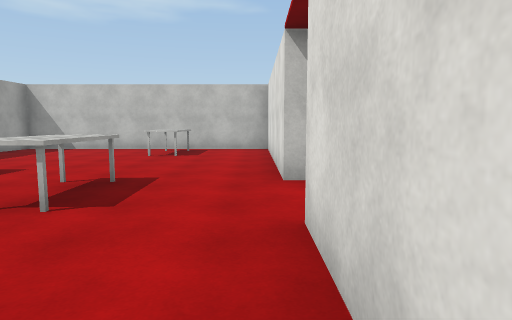
View 1 (above)

20 first-person views from a walk through a scene from a Unity 3-D project. The camera is 1.5 m above the floor, tilts 6° down and sees 75° across. The floor is counted in squares, 2 m on a side. Each view is taken from the middle of a square. On the plan, view 1 faces up. The plan holds only what a view shows up to about 11 squares ahead; the rest is blank. The place goes on beyond the plan. The player character is not drawn. Some animated figures are left out. Door leaves are left out, so doorways stand open. Surface patterns are stand-ins for the level's own textures.

View 2
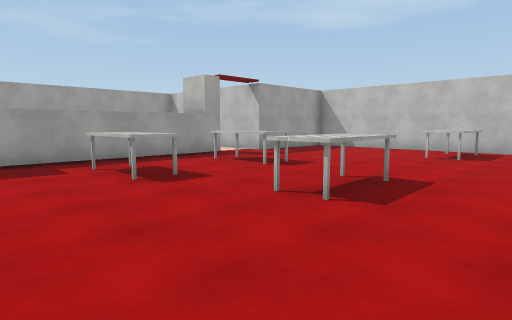

View 3
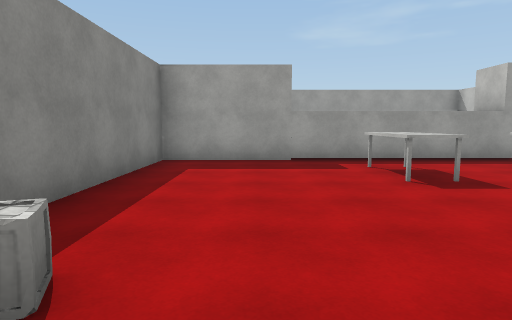

View 4
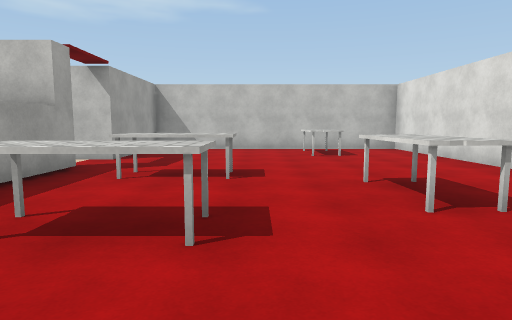

View 5
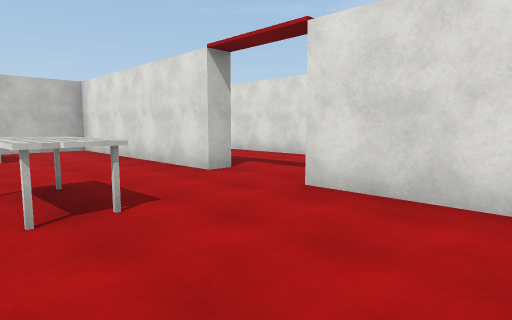

View 6
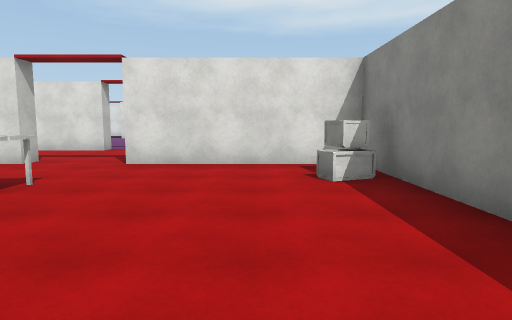

View 7
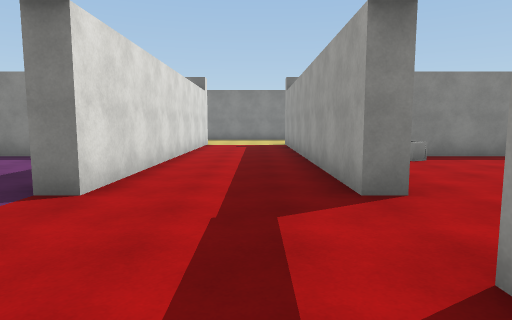

View 8
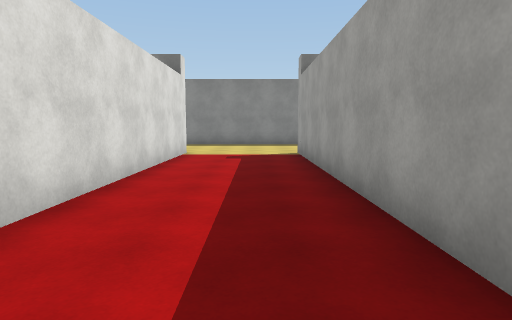

View 9
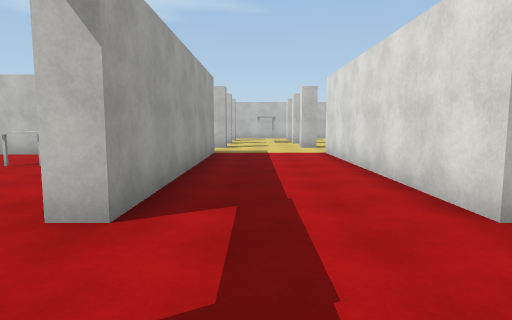

View 10
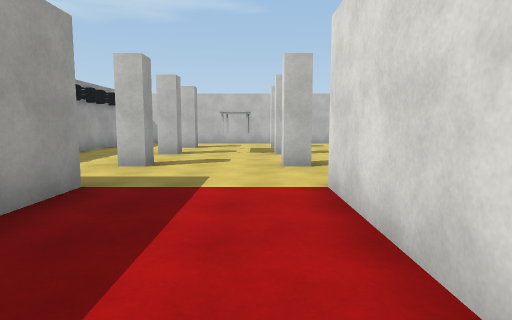

View 11
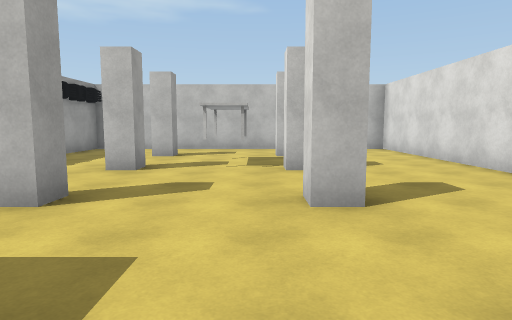

View 12
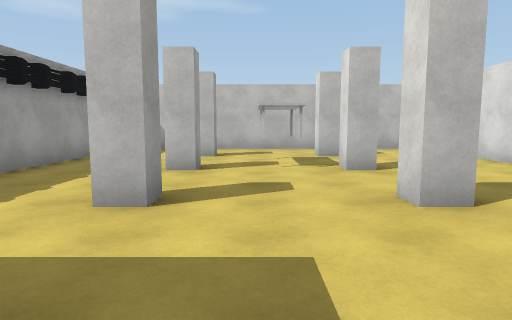

View 13
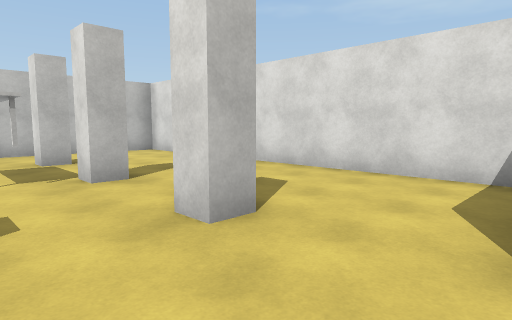

View 14
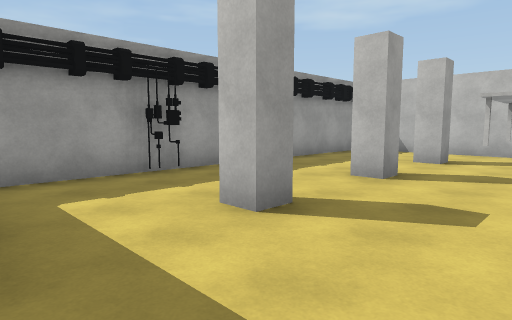

View 15
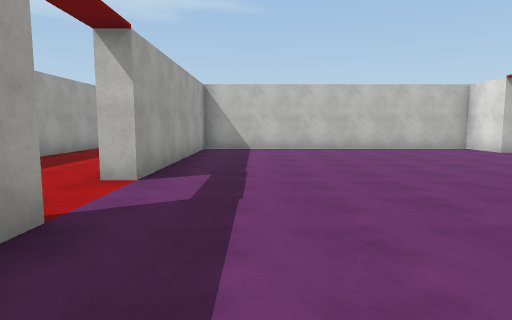

View 16
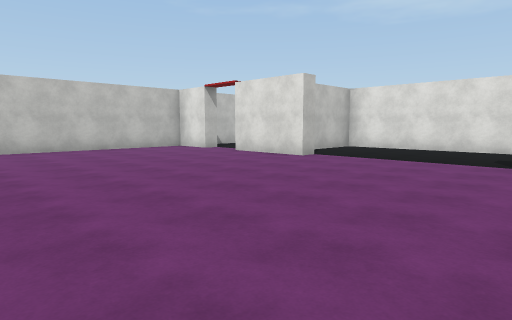

View 17
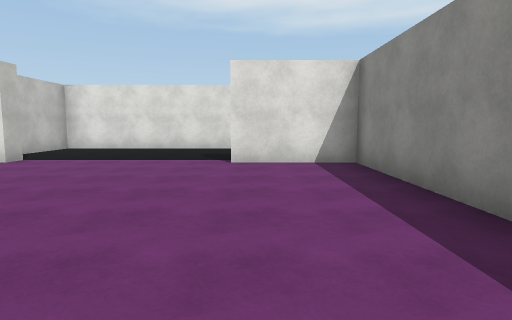

View 18
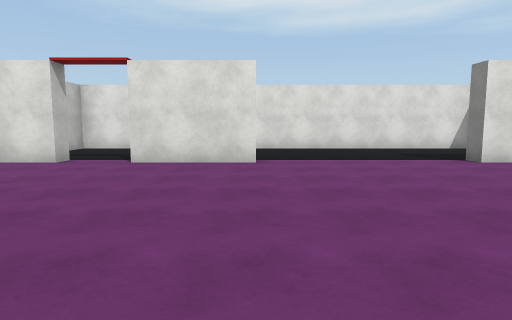

View 19
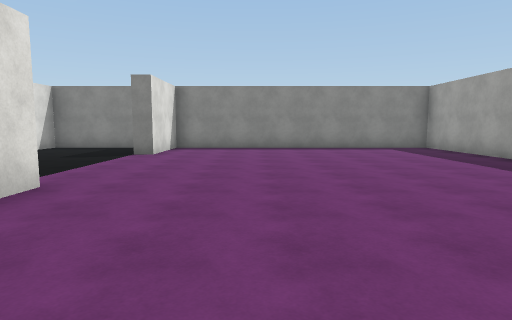

View 20
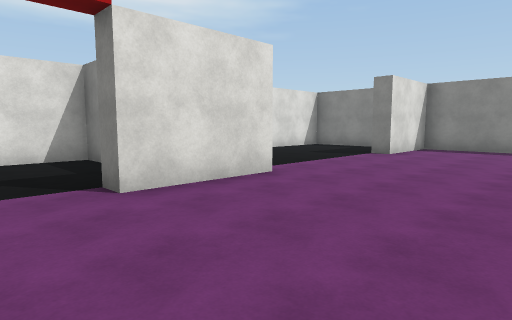

### Floor plan
Ten units are one square. View 1 is at (0, 0); x grows to the right and y downward. Boxes are objects, and circles mark ways between rooms. Rooms are numbered by the first view taken in them; rooms with no view inside come last. Other rooms are left out.
<svg viewBox="-76 -210 247 285">
<path fill="none" stroke="#000" d="M4 -45 4 -105 -71 -105 -71 -73M-71 -59 -71 -49M-71 -20 -71 20 4 20 4 -25M9 -110 9 -45M11 -130 5 -130M9 -136 9 -130M41 -130 35 -130 35 -135M-15 -140 -17 -134M-17 -140 -17 -134M41 -155 35 -155 35 -160M70 -116 70 -205 -20 -205 -20 -116M39 -45 39 -110M11 -180 5 -180M41 -180 35 -180 35 -185M9 -186 9 -180M9 -25 9 70M39 70 39 -25M131 -50 126 -50 126 -75M126 -90 126 -105 44 -105 44 -45M44 -25 44 20 126 20 126 -5 131 -5M140 20 166 20 166 -60 145 -60M158 -65 166 -65 166 -105 158 -105"/>
<rect x="-65" y="-25" width="20" height="10" fill="#bbb"><title>other object</title></rect>
<rect x="-65" y="-55" width="20" height="10" fill="#bbb"><title>other object</title></rect>
<rect x="-25" y="-45" width="10" height="20" fill="#bbb"><title>other object</title></rect>
<rect x="-25" y="-95" width="10" height="20" fill="#bbb"><title>other object</title></rect>
<rect x="-15" y="5" width="10" height="10" fill="#bbb"><title>other object</title></rect>
<rect x="15" y="-175" width="10" height="20" fill="#bbb"><title>other object</title></rect>
<circle cx="5" cy="-35" r="3" fill="#2a7"/>
<circle cx="40" cy="-35" r="3" fill="#2a7"/>
<circle cx="130" cy="-85" r="3" fill="#2a7"/>
<text x="-30" y="-40">1</text>
<text x="20" y="-110">2</text>
<text x="100" y="-40">3</text>
<text x="150" y="-90">4</text>
</svg>
Room 1 opens to room 2. Room 2 opens to room 3. Room 3 opens to room 4.

Where each view was taken, in squares from view 1:
view 1: 0 up, 0 right, facing up
view 2: 0 up, 0 right, facing up-left
view 3: 0 up, 0 right, facing left
view 4: 0 up, 4 left, facing up
view 5: 0 up, 3 left, facing up-right
view 6: 0 up, 6 left, facing right
view 7: 6 up, 2 right, facing down
view 8: 2 up, 2 right, facing down
view 9: 2 up, 2 right, facing up
view 10: 7 up, 3 right, facing up
view 11: 10 up, 3 right, facing up
view 12: 10 up, 2 right, facing up
view 13: 11 up, 2 right, facing up-right
view 14: 11 up, 3 right, facing up-left
view 15: 0 up, 6 right, facing up
view 16: 0 up, 6 right, facing up-right
view 17: 0 up, 6 right, facing right
view 18: 5 up, 6 right, facing right
view 19: 9 up, 10 right, facing down
view 20: 9 up, 9 right, facing down-right
